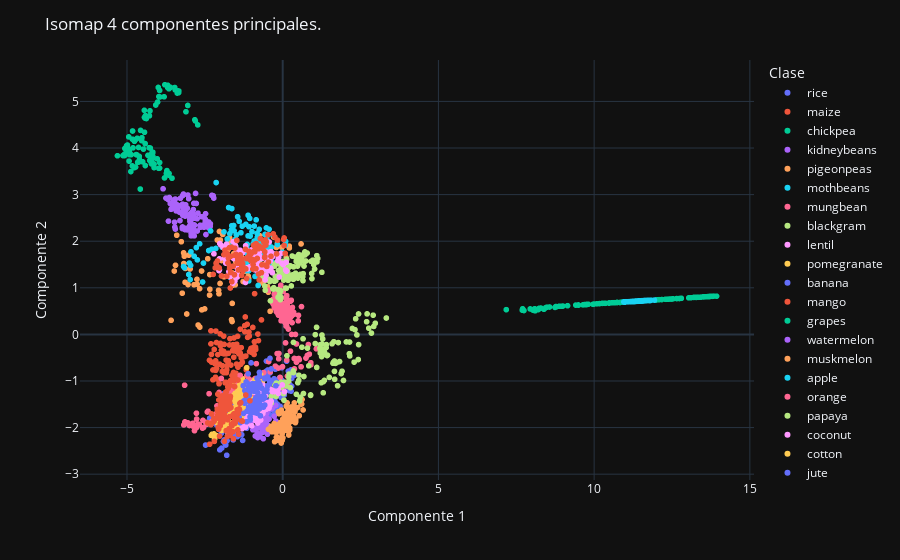

The notebook cell this image was saved under:
### Code cell
isomap_crop = Isomap(n_neighbors=60, n_components=4)
isomap_features = isomap_crop.fit_transform(data_standar)

fig = px.scatter(isomap_features,
                 x=0,
                 y=1,
                 color=data['label'],
                 labels={'color': 'Clase'})
fig.update_xaxes(title='Componente 1')
fig.update_yaxes(title='Componente 2')
fig.update_layout(title='Isomap 4 componentes principales.')
fig
